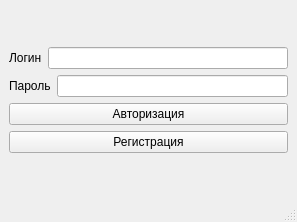
<?xml version="1.0" encoding="UTF-8"?>
<ui version="4.0">
 <class>MainWindow</class>
 <widget class="QMainWindow" name="MainWindow">
  <property name="geometry">
   <rect>
    <x>0</x>
    <y>0</y>
    <width>297</width>
    <height>222</height>
   </rect>
  </property>
  <property name="windowTitle">
   <string>MainWindow</string>
  </property>
  <widget class="QWidget" name="centralwidget">
   <layout class="QVBoxLayout" name="verticalLayout_3">
    <item>
     <layout class="QVBoxLayout" name="verticalLayout_2">
      <item>
       <layout class="QVBoxLayout" name="verticalLayout">
        <item>
         <layout class="QHBoxLayout" name="horizontalLayout">
          <item>
           <widget class="QLabel" name="label">
            <property name="text">
             <string>Логин</string>
            </property>
           </widget>
          </item>
          <item>
           <widget class="QLineEdit" name="logEdit"/>
          </item>
         </layout>
        </item>
        <item>
         <layout class="QHBoxLayout" name="horizontalLayout_2">
          <item>
           <widget class="QLabel" name="label_2">
            <property name="text">
             <string>Пароль</string>
            </property>
           </widget>
          </item>
          <item>
           <widget class="QLineEdit" name="passEdit">
            <property name="echoMode">
             <enum>QLineEdit::Password</enum>
            </property>
           </widget>
          </item>
         </layout>
        </item>
       </layout>
      </item>
      <item>
       <widget class="QPushButton" name="auth">
        <property name="text">
         <string>Авторизация</string>
        </property>
       </widget>
      </item>
      <item>
       <widget class="QPushButton" name="sign">
        <property name="text">
         <string>Регистрация</string>
        </property>
       </widget>
      </item>
     </layout>
    </item>
   </layout>
  </widget>
  <widget class="QMenuBar" name="menubar">
   <property name="geometry">
    <rect>
     <x>0</x>
     <y>0</y>
     <width>297</width>
     <height>22</height>
    </rect>
   </property>
  </widget>
  <widget class="QStatusBar" name="statusbar"/>
 </widget>
 <resources/>
 <connections/>
</ui>
